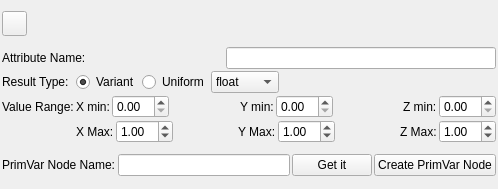
<?xml version="1.0" encoding="UTF-8"?>
<ui version="4.0">
 <class>Form</class>
 <widget class="QWidget" name="Form">
  <property name="geometry">
   <rect>
    <x>0</x>
    <y>0</y>
    <width>498</width>
    <height>189</height>
   </rect>
  </property>
  <property name="maximumSize">
   <size>
    <width>16777215</width>
    <height>195</height>
   </size>
  </property>
  <property name="windowTitle">
   <string>Form</string>
  </property>
  <layout class="QVBoxLayout" name="mainLayout">
   <property name="spacing">
    <number>2</number>
   </property>
   <property name="margin">
    <number>2</number>
   </property>
   <item>
    <widget class="QPushButton" name="delete_this">
     <property name="sizePolicy">
      <sizepolicy hsizetype="Minimum" vsizetype="Fixed">
       <horstretch>25</horstretch>
       <verstretch>25</verstretch>
      </sizepolicy>
     </property>
     <property name="minimumSize">
      <size>
       <width>25</width>
       <height>25</height>
      </size>
     </property>
     <property name="maximumSize">
      <size>
       <width>25</width>
       <height>25</height>
      </size>
     </property>
     <property name="text">
      <string/>
     </property>
    </widget>
   </item>
   <item>
    <layout class="QGridLayout" name="gridLayout">
     <item row="0" column="0" colspan="2">
      <layout class="QHBoxLayout" name="horizontalLayout">
       <item>
        <widget class="QLabel" name="label">
         <property name="text">
          <string>Attribute Name:</string>
         </property>
        </widget>
       </item>
       <item>
        <widget class="QLineEdit" name="attr_name">
         <property name="maximumSize">
          <size>
           <width>270</width>
           <height>16777215</height>
          </size>
         </property>
        </widget>
       </item>
      </layout>
     </item>
     <item row="1" column="0">
      <widget class="QLabel" name="label_10">
       <property name="text">
        <string>Result Type:</string>
       </property>
      </widget>
     </item>
     <item row="1" column="1">
      <layout class="QHBoxLayout" name="horizontalLayout_5">
       <item>
        <widget class="QRadioButton" name="variation">
         <property name="text">
          <string>Variant</string>
         </property>
         <property name="checked">
          <bool>true</bool>
         </property>
        </widget>
       </item>
       <item>
        <widget class="QRadioButton" name="uniform">
         <property name="text">
          <string>Uniform</string>
         </property>
        </widget>
       </item>
       <item>
        <widget class="QComboBox" name="type">
         <item>
          <property name="text">
           <string>float</string>
          </property>
         </item>
         <item>
          <property name="text">
           <string>integer</string>
          </property>
         </item>
        </widget>
       </item>
       <item>
        <spacer name="horizontalSpacer_5">
         <property name="orientation">
          <enum>Qt::Horizontal</enum>
         </property>
         <property name="sizeHint" stdset="0">
          <size>
           <width>40</width>
           <height>20</height>
          </size>
         </property>
        </spacer>
       </item>
      </layout>
     </item>
     <item row="2" column="0">
      <widget class="QLabel" name="label_2">
       <property name="text">
        <string>Value Range:</string>
       </property>
      </widget>
     </item>
     <item row="2" column="1">
      <layout class="QHBoxLayout" name="horizontalLayout_3">
       <item>
        <widget class="QLabel" name="label_3">
         <property name="text">
          <string>X min:</string>
         </property>
        </widget>
       </item>
       <item>
        <widget class="QDoubleSpinBox" name="min_x_value">
         <property name="singleStep">
          <double>0.100000000000000</double>
         </property>
        </widget>
       </item>
       <item>
        <spacer name="horizontalSpacer_3">
         <property name="orientation">
          <enum>Qt::Horizontal</enum>
         </property>
         <property name="sizeHint" stdset="0">
          <size>
           <width>40</width>
           <height>20</height>
          </size>
         </property>
        </spacer>
       </item>
       <item>
        <widget class="QLabel" name="label_7">
         <property name="text">
          <string>Y min:</string>
         </property>
        </widget>
       </item>
       <item>
        <widget class="QDoubleSpinBox" name="min_y_value">
         <property name="singleStep">
          <double>0.100000000000000</double>
         </property>
        </widget>
       </item>
       <item>
        <spacer name="horizontalSpacer_4">
         <property name="orientation">
          <enum>Qt::Horizontal</enum>
         </property>
         <property name="sizeHint" stdset="0">
          <size>
           <width>40</width>
           <height>20</height>
          </size>
         </property>
        </spacer>
       </item>
       <item>
        <widget class="QLabel" name="label_8">
         <property name="text">
          <string>Z min:</string>
         </property>
        </widget>
       </item>
       <item>
        <widget class="QDoubleSpinBox" name="min_z_value">
         <property name="singleStep">
          <double>0.100000000000000</double>
         </property>
        </widget>
       </item>
      </layout>
     </item>
     <item row="3" column="1">
      <layout class="QHBoxLayout" name="horizontalLayout_4">
       <item>
        <widget class="QLabel" name="label_4">
         <property name="text">
          <string>X Max:</string>
         </property>
        </widget>
       </item>
       <item>
        <widget class="QDoubleSpinBox" name="max_x_value">
         <property name="singleStep">
          <double>0.100000000000000</double>
         </property>
         <property name="value">
          <double>1.000000000000000</double>
         </property>
        </widget>
       </item>
       <item>
        <spacer name="horizontalSpacer_2">
         <property name="orientation">
          <enum>Qt::Horizontal</enum>
         </property>
         <property name="sizeHint" stdset="0">
          <size>
           <width>40</width>
           <height>20</height>
          </size>
         </property>
        </spacer>
       </item>
       <item>
        <widget class="QLabel" name="label_6">
         <property name="text">
          <string>Y Max:</string>
         </property>
        </widget>
       </item>
       <item>
        <widget class="QDoubleSpinBox" name="max_y_value">
         <property name="singleStep">
          <double>0.100000000000000</double>
         </property>
         <property name="value">
          <double>1.000000000000000</double>
         </property>
        </widget>
       </item>
       <item>
        <spacer name="horizontalSpacer">
         <property name="orientation">
          <enum>Qt::Horizontal</enum>
         </property>
         <property name="sizeHint" stdset="0">
          <size>
           <width>40</width>
           <height>20</height>
          </size>
         </property>
        </spacer>
       </item>
       <item>
        <widget class="QLabel" name="label_9">
         <property name="text">
          <string>Z Max:</string>
         </property>
        </widget>
       </item>
       <item>
        <widget class="QDoubleSpinBox" name="max_z_value">
         <property name="singleStep">
          <double>0.100000000000000</double>
         </property>
         <property name="value">
          <double>1.000000000000000</double>
         </property>
        </widget>
       </item>
      </layout>
     </item>
    </layout>
   </item>
   <item>
    <layout class="QHBoxLayout" name="horizontalLayout_2">
     <item>
      <widget class="QLabel" name="label_5">
       <property name="text">
        <string>PrimVar Node Name:</string>
       </property>
      </widget>
     </item>
     <item>
      <widget class="QLineEdit" name="primvar_node_name">
       <property name="minimumSize">
        <size>
         <width>110</width>
         <height>0</height>
        </size>
       </property>
      </widget>
     </item>
     <item>
      <widget class="QPushButton" name="get_node_name">
       <property name="text">
        <string>Get it</string>
       </property>
      </widget>
     </item>
     <item>
      <widget class="QPushButton" name="create_node">
       <property name="text">
        <string>Create PrimVar Node</string>
       </property>
      </widget>
     </item>
    </layout>
   </item>
  </layout>
 </widget>
 <resources/>
 <connections/>
</ui>
